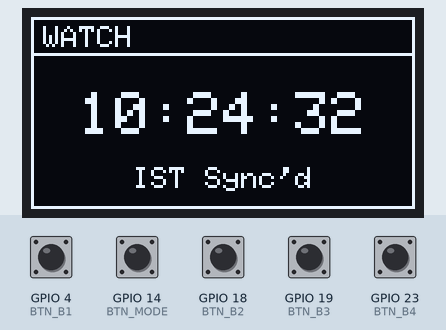
A sketch run on a simulated ESP32. Shown: 128×64 one-colour display. Inputs (shaded band) come from the test bench; at power-on: GPIO 4 (BTN_B1), GPIO 14 (BTN_MODE), GPIO 18 (BTN_B2), GPIO 19 (BTN_B3), GPIO 23 (BTN_B4) HIGH. WiFi joins after 1.5 s; servers stay silent unless stated; the local clock reads 2024-03-15 10:24:30 at power-on unless the sketch sets it; not simulated (calls return 0 or success): secrets.h.

Above: at 2.7 s.
2.8 s: GPIO 14 (BTN_MODE) pulled LOW for 0.15 s
At 3.1 s:
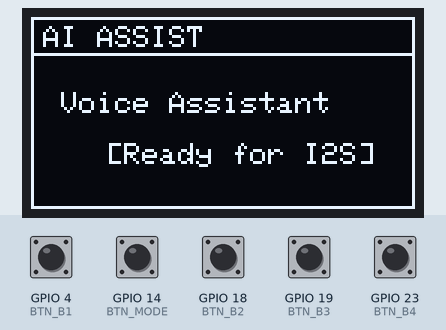
4.4 s: GPIO 14 (BTN_MODE) pulled LOW for 1 s
At 5.6 s:
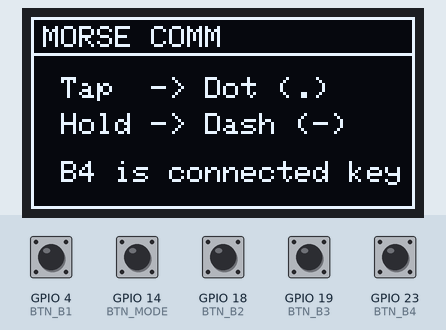
6.9 s: GPIO 14 (BTN_MODE) pulled LOW for 0.15 s
At 7.8 s:
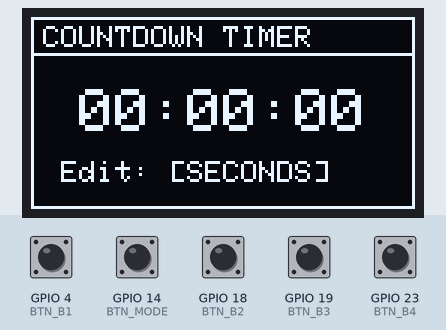
8.5 s: GPIO 18 (BTN_B2) pulled LOW for 0.15 s
At 9.2 s:
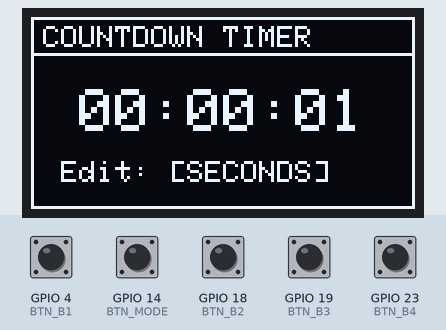
10.1 s: GPIO 4 (BTN_B1) pulled LOW for 0.15 s
At 10.5 s:
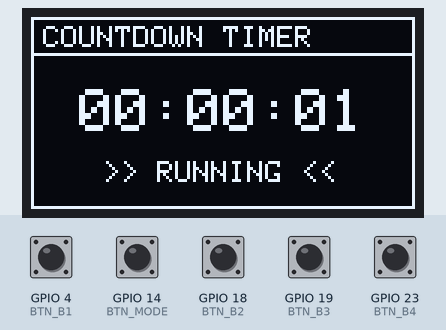
13.2 s: GPIO 23 (BTN_B4) pulled LOW for 0.15 s
At 14.3 s:
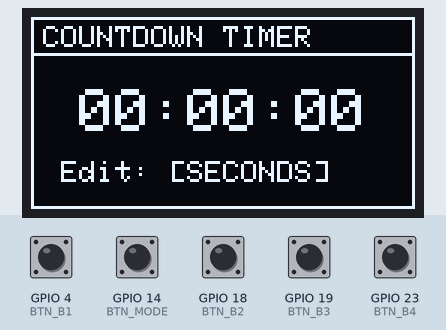
Timing chart, 0 to 15.8 s (numbered marks = the images above; inputs shaded):
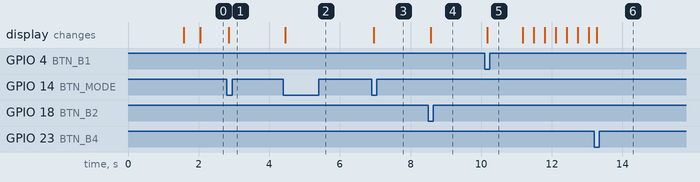

Measured:
- after the input at 2.8 s, the display: changes after 0.05 s (image 1)
- after the input at 4.4 s, the display: changes after 0.06 s (image 2)
- after the input at 6.9 s, the display: changes after 0.06 s (image 3)
- after the input at 8.5 s, the display: changes after 0.07 s (image 4)
- after the input at 10.1 s, the display: changes after 0.07 s (image 5)
- after the input at 13.2 s, the display: changes after 0.08 s (image 6)

The sketch:

time-v4.ino
```cpp
#include <Wire.h>
#include <Adafruit_GFX.h>
#include <Adafruit_SSD1306.h>
#include <WiFi.h>
#include "time.h"
#include "secrets.h"

#define SCREEN_WIDTH 128
#define SCREEN_HEIGHT 64
#define OLED_ADDR 0x3C
Adafruit_SSD1306 display(SCREEN_WIDTH, SCREEN_HEIGHT, &Wire, -1);

// ===================== WI-FI & TIME CONFIG =====================
const char* ssid     = SECRET_SSID;
const char* password = SECRET_PASS;
char timeString[9] = "00:00:00";

// ===================== PIN CONFIG =====================
#define SDA_PIN 21
#define SCL_PIN 22

#define BTN_MODE   14   // New Dedicated Mode Switch Button
#define BTN_B1     4   // Timer: Start/Pause
#define BTN_B2     18  // Timer: Increase
#define BTN_B3     19  // Timer: Change Field
#define BTN_B4     23  // Timer: Reset / Morse Keyer

// ===================== STATE MACHINES =====================
enum Mode { MODE_WATCH = 0, MODE_AI, MODE_MORSE, MODE_TIMER };
int currentMode = MODE_WATCH;

enum TimerState { TIMER_IDLE, TIMER_RUNNING, TIMER_PAUSED, TIMER_ALARM };
TimerState tState = TIMER_IDLE;

enum TimerField { FIELD_HOURS, FIELD_MINUTES, FIELD_SECONDS };
TimerField selectedField = FIELD_SECONDS;

// ===================== TIMER VARIABLES =====================
long targetSeconds = 0;   // Overall countdown capacity setup
long remainingSeconds = 0;
unsigned long lastTimerUpdate = 0;
bool flashState = false;
unsigned long lastFlashTime = 0;

int editHours = 0;
int editMinutes = 0;
int editSeconds = 0;

// ===================== BUTTON CONFIG =====================
struct Button {
  uint8_t pin;
  bool stableState;
  bool lastStableState;
  unsigned long lastDebounceTime;
};
#define DEBOUNCE_DELAY 50

Button btnMode   = {BTN_MODE, HIGH, HIGH, 0};
Button btnB1     = {BTN_B1, HIGH, HIGH, 0};
Button btnB2     = {BTN_B2, HIGH, HIGH, 0};
Button btnB3     = {BTN_B3, HIGH, HIGH, 0};
Button btnB4     = {BTN_B4, HIGH, HIGH, 0};

// ===================== MORSE CONFIG =====================
unsigned long morsePressTime = 0;
bool morseActive = false;
#define DOT_THRESHOLD 250

// ===================== FUNCTION DECLARATIONS =====================
void updateButton(Button &btn);
bool wasPressed(Button &btn);
void handleInput();
void handleTimerLogic();
void drawWatch();
void drawAI();
void drawMorse();
void drawTimer();

// ===================== SETUP =====================
void setup() {
  Serial.begin(115200);
  Wire.begin(SDA_PIN, SCL_PIN);

  if (!display.begin(SSD1306_SWITCHCAPVCC, OLED_ADDR)) while (true);

  display.setTextColor(SSD1306_WHITE);
  display.setTextWrap(false);

  display.clearDisplay();
  display.setCursor(10, 20);
  display.print("Connecting Wi-Fi...");
  display.display();

  WiFi.begin(ssid, password);
  int retryCounter = 0;
  while (WiFi.status() != WL_CONNECTED && retryCounter < 10) {
    delay(500);
    retryCounter++;
  }

  if(WiFi.status() == WL_CONNECTED) {
    configTime(19800, 0, "pool.ntp.org");
    struct tm timeinfo;
    getLocalTime(&timeinfo);
    WiFi.disconnect(true);
    WiFi.mode(WIFI_OFF);
  }

  pinMode(BTN_MODE, INPUT_PULLUP);
  pinMode(BTN_B1, INPUT_PULLUP);
  pinMode(BTN_B2, INPUT_PULLUP);
  pinMode(BTN_B3, INPUT_PULLUP);
  pinMode(BTN_B4, INPUT_PULLUP);
}

// ===================== MAIN LOOP =====================
void loop() {
  handleInput();
  handleTimerLogic();

  // Handle local time update only when in watch mode
  if (currentMode == MODE_WATCH) {
    struct tm timeinfo;
    if(getLocalTime(&timeinfo)) strftime(timeString, sizeof(timeString), "%H:%M:%S", &timeinfo);
  }

  display.clearDisplay();
  switch (currentMode) {
    case MODE_WATCH: drawWatch(); break;
    case MODE_AI:    drawAI(); break;
    case MODE_MORSE: drawMorse(); break;
    case MODE_TIMER: drawTimer(); break;
  }
  display.display();
}

// ===================== INPUT PROCESSING =====================
void handleInput() {
  updateButton(btnMode);
  updateButton(btnB1);
  updateButton(btnB2);
  updateButton(btnB3);
  updateButton(btnB4);

  // Dedicated button 2 handler switches main panel view loop
  if (wasPressed(btnMode)) {
    currentMode = (currentMode + 1) % 4;
    return;
  }

  // Route actions conditionally based on view
  if (currentMode == MODE_TIMER) {

    // B1: Start / Pause / Silence Alarm
    if (wasPressed(btnB1)) {
      if (tState == TIMER_ALARM) {
        tState = TIMER_IDLE;
      } else if (tState == TIMER_IDLE && (editHours > 0 || editMinutes > 0 || editSeconds > 0)) {
        remainingSeconds = (editHours * 3600) + (editMinutes * 60) + editSeconds;
        tState = TIMER_RUNNING;
        lastTimerUpdate = millis();
      } else if (tState == TIMER_RUNNING) {
        tState = TIMER_PAUSED;
      } else if (tState == TIMER_PAUSED) {
        tState = TIMER_RUNNING;
        lastTimerUpdate = millis();
      }
    }

    // B2: Increase Value (Only allowed in IDLE configuration mode)
    if (wasPressed(btnB2) && tState == TIMER_IDLE) {
      if (selectedField == FIELD_HOURS)   editHours = (editHours + 1) % 24;
      if (selectedField == FIELD_MINUTES) editMinutes = (editMinutes + 1) % 60;
      if (selectedField == FIELD_SECONDS) editSeconds = (editSeconds + 1) % 60;
    }

    // B3: Change Field Selection
    if (wasPressed(btnB3) && tState == TIMER_IDLE) {
      if (selectedField == FIELD_SECONDS) selectedField = FIELD_HOURS;
      else if (selectedField == FIELD_HOURS) selectedField = FIELD_MINUTES;
      else if (selectedField == FIELD_MINUTES) selectedField = FIELD_SECONDS;
    }

    // B4: Reset
    if (wasPressed(btnB4)) {
      tState = TIMER_IDLE;
      editHours = 0; editMinutes = 0; editSeconds = 0;
      remainingSeconds = 0;
    }
  }

  // Morse handling active only on Screen 2
  else if (currentMode == MODE_MORSE) {
    if (digitalRead(BTN_B4) == LOW && !morseActive) {
      morsePressTime = millis(); morseActive = true;
    }
    if (digitalRead(BTN_B4) == HIGH && morseActive) {
      unsigned long duration = millis() - morsePressTime;
      Serial.println((duration < DOT_THRESHOLD) ? "." : "-");
      morseActive = false;
    }
  }
}

// ===================== TIMER ENGINE CORE =====================
void handleTimerLogic() {
  if (tState == TIMER_RUNNING) {
    if (millis() - lastTimerUpdate >= 1000) {
      if (remainingSeconds > 0) {
        remainingSeconds--;
      }
      if (remainingSeconds == 0) {
        tState = TIMER_ALARM;
        lastFlashTime = millis();
      }
      lastTimerUpdate = millis();
    }
  }
}

// ===================== UI DRAWING MODULES =====================
void drawFrame(const char* title) {
  display.drawRect(0, 0, SCREEN_WIDTH, SCREEN_HEIGHT, SSD1306_WHITE);
  display.drawLine(0, 12, SCREEN_WIDTH, 12, SSD1306_WHITE);
  display.setTextSize(1); display.setCursor(4, 3);
  display.print(title);
}

void drawWatch() { drawFrame("WATCH"); display.setTextSize(2); display.setCursor(16, 25); display.print(timeString); display.setTextSize(1); display.setCursor(34, 50); display.print("IST Sync'd"); }
void drawAI()    { drawFrame("AI ASSIST"); display.setTextSize(1); display.setCursor(10, 25); display.print("Voice Assistant"); display.setCursor(25, 42); display.print("[Ready for I2S]"); }
void drawMorse() { drawFrame("MORSE COMM"); display.setTextSize(1); display.setCursor(10, 20); display.print("Tap  -> Dot (.)"); display.setCursor(10, 32); display.print("Hold -> Dash (-)"); display.setCursor(10, 48); display.print("B4 is connected key"); }

void drawTimer() {
  // CRITICAL STATE: TIMER ALARM FLASHING GRAPHICS
  if (tState == TIMER_ALARM) {
    if (millis() - lastFlashTime >= 300) {
      flashState = !flashState;
      lastFlashTime = millis();
    }

    if (flashState) {
      display.fillRect(0, 0, SCREEN_WIDTH, SCREEN_HEIGHT, SSD1306_WHITE);
      display.setTextColor(SSD1306_BLACK);
    } else {
      display.setTextColor(SSD1306_WHITE);
    }

    display.setTextSize(2);
    display.setCursor(12, 15);
    display.print("TIME'S UP!");
    display.setTextSize(1);
    display.setCursor(20, 45);
    display.print("Press B1 to Clear");
    display.setTextColor(SSD1306_WHITE); // Reset text default
    return;
  }

  drawFrame("COUNTDOWN TIMER");

  int h = (tState == TIMER_IDLE) ? editHours : remainingSeconds / 3600;
  int m = (tState == TIMER_IDLE) ? editMinutes : (remainingSeconds % 3600) / 60;
  int s = (tState == TIMER_IDLE) ? editSeconds : remainingSeconds % 60;

  char buf[12];
  snprintf(buf, sizeof(buf), "%02d:%02d:%02d", h, m, s);

  display.setTextSize(2);
  display.setCursor(16, 24);
  display.print(buf);

  // Underline current editing field in IDLE state
  if (tState == TIMER_IDLE) {
    display.setTextSize(1);
    display.setCursor(10, 48);
    if (selectedField == FIELD_HOURS)   display.print("Edit: [HOURS]");
    if (selectedField == FIELD_MINUTES) display.print("Edit: [MINUTES]");
    if (selectedField == FIELD_SECONDS) display.print("Edit: [SECONDS]");
  } else if (tState == TIMER_RUNNING) {
    display.setTextSize(1); display.setCursor(24, 48); display.print(">> RUNNING <<");
  } else if (tState == TIMER_PAUSED) {
    display.setTextSize(1); display.setCursor(28, 48); display.print("|| PAUSED ||");
  }
}

// ===================== DEBOUNCE CORE SUBSYSTEM =====================
void updateButton(Button &btn) {
  bool reading = digitalRead(btn.pin);
  if (reading != btn.stableState) {
    if (millis() - btn.lastDebounceTime > DEBOUNCE_DELAY) {
      btn.lastStableState = btn.stableState;
      btn.stableState = reading;
    }
  } else {
    btn.lastDebounceTime = millis();
  }
}

bool wasPressed(Button &btn) {
  if (btn.lastStableState == HIGH && btn.stableState == LOW) {
    btn.lastStableState = LOW;
    return true;
  }
  return false;
}
```
